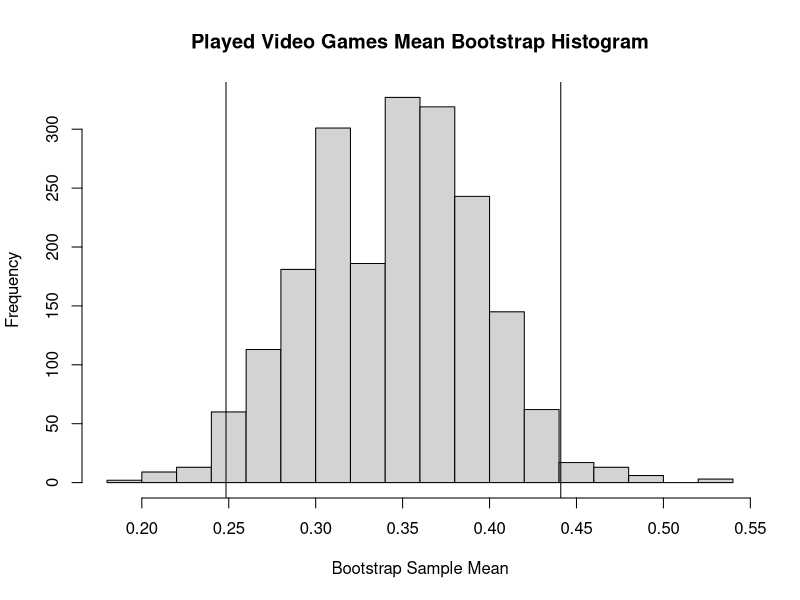
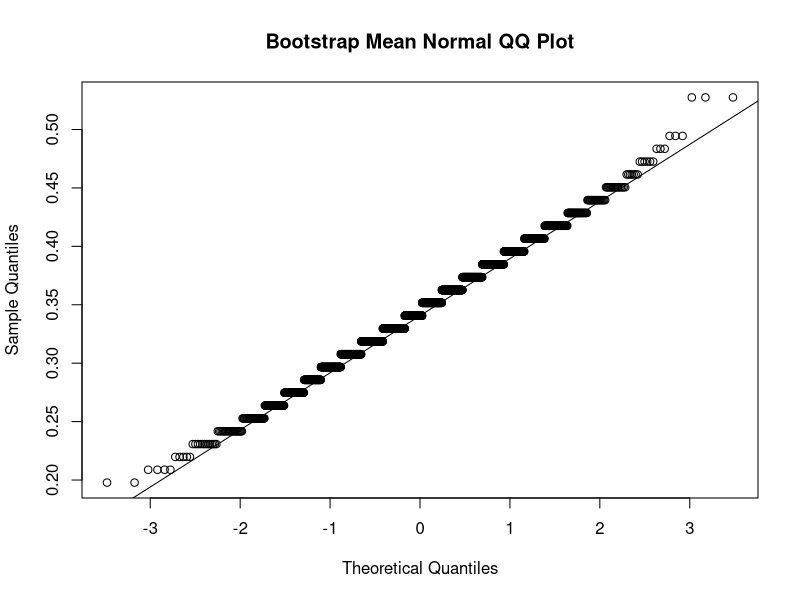
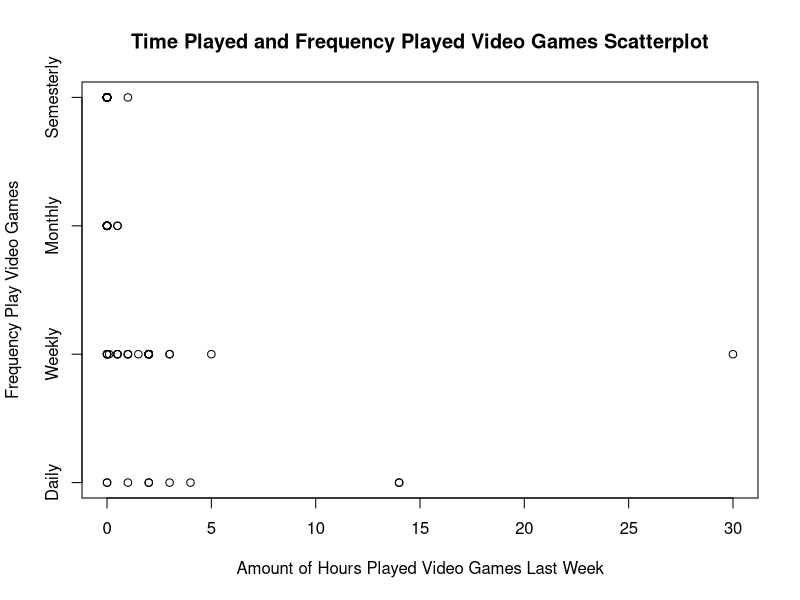
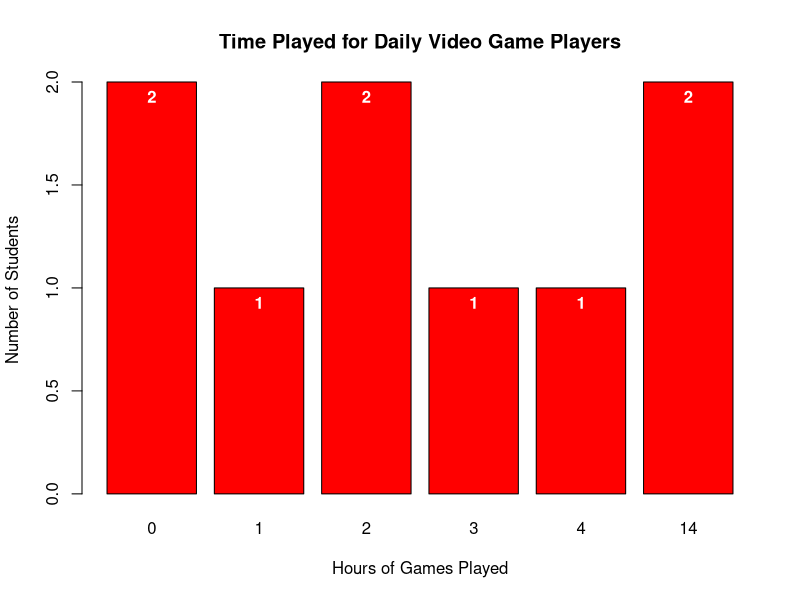
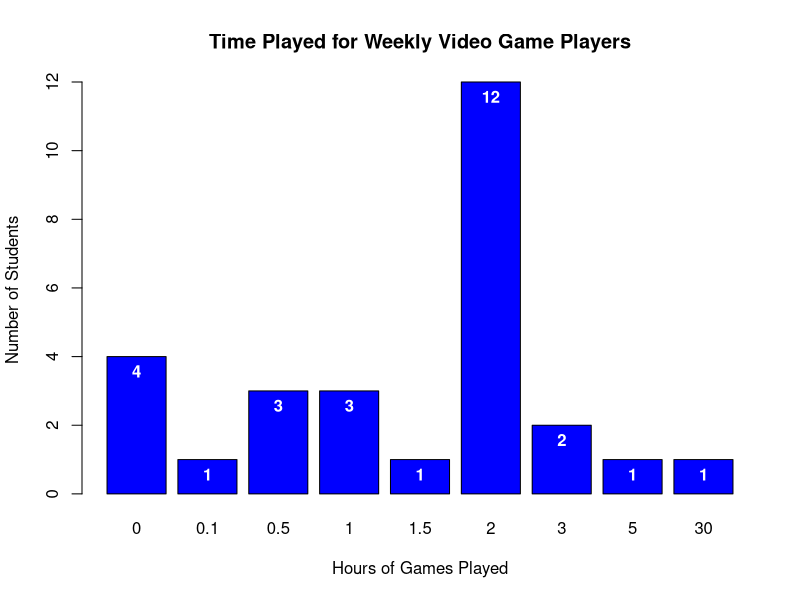
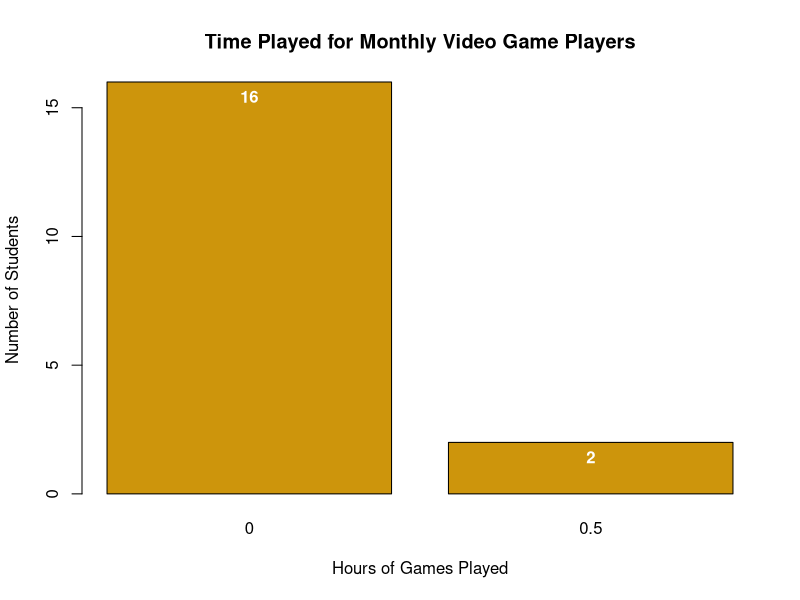
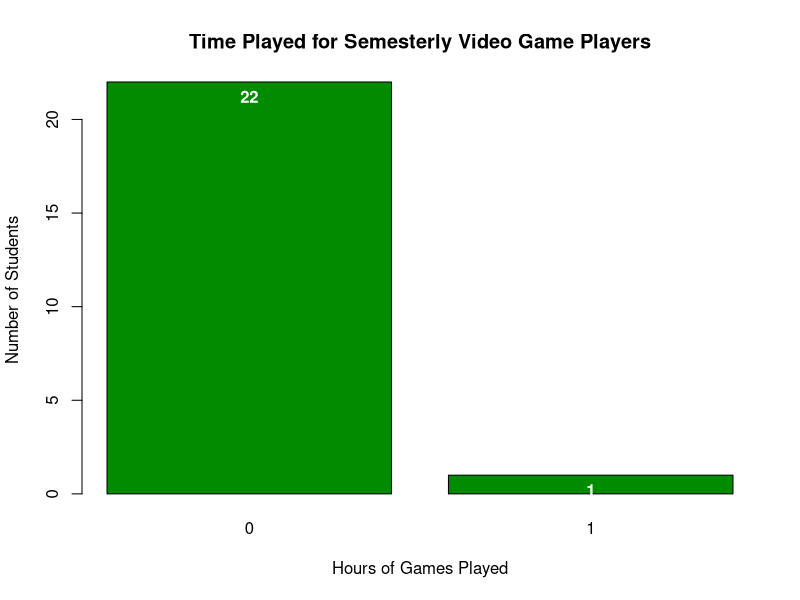
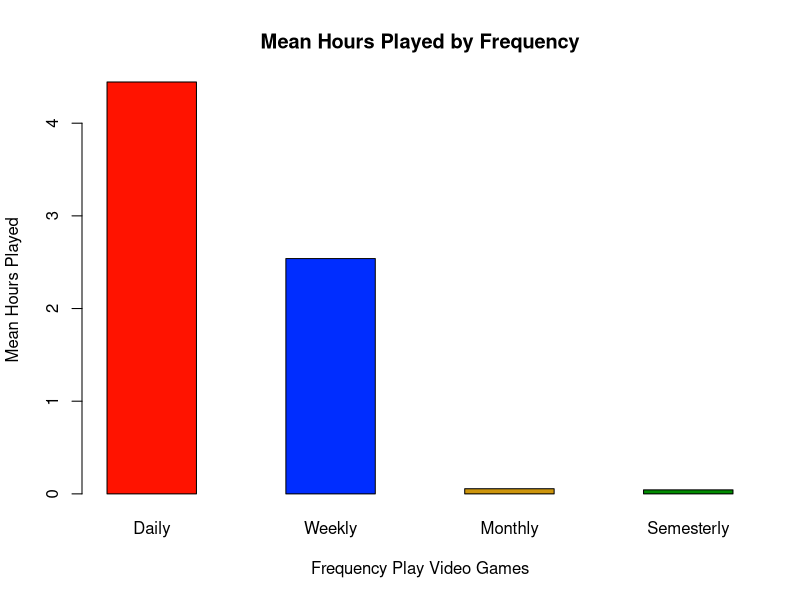

Here is the R script that generated these plots, in order: (Note: this script raises an error after producing the figures.)
## ---- chunk 1
# Read in the csv file 
video_df <- read.csv('data/video_fixed.csv')
# removes the last row (all NA values)
video_df <- video_df[-nrow(video_df),]
video_df
## ---- chunk 2
# Clean video multiple df
#read in csv file
video_multiple_df <- read.csv('data/video_multiple_fixed.csv')
#sets first row as col names
colnames(video_multiple_df) <- video_multiple_df[1,]
#removes the first row
video_multiple_df <- video_multiple_df[-1, ] 
video_multiple_df
## ---- chunk 3
# Clean video_df
video_df$like[video_df$like==99] <- NA
video_df$where[video_df$where==99] <- NA
video_df$freq[video_df$freq==99] <- NA
video_df$busy[video_df$busy==99] <- NA
video_df$educ[video_df$educ==99] <- NA
video_df$math[video_df$math==99] <- NA
video_df$work[video_df$work==99] <- NA
video_df$cdrom[video_df$cdrom==99] <- NA
## ---- chunk 4
#SCENARIO 1
played.videogames <- video_df$time
played.videogames[played.videogames > 0] <- 1
played.mean <-mean(played.videogames)
#showing mean of binary variable is equivalent to (#ofstudentsthatplayed)/(#ofstudents) 
played <- as.double(table(played.videogames[played.videogames==1]))
played/91==played.mean
#Confidence interval for discrete var "played.videogames" with finite population correction
width <- 1.96 * sqrt(played.mean*(1-played.mean)*(314-91)/((91-1)*314))
int.played <- c(played.mean - width, played.mean + width)
int.played
#BOOTSTRAPPING
n <- 91
N = 314
ind.boot <- sample.int(n, size=N, replace=TRUE)
boot.played.videogames <- played.videogames[ind.boot]
B <- 2000
boot.played.videogames.mean <- rep(NA, B)
for(i in 1:B) {
        ind <- sample.int(N, size=n, replace=TRUE)
        boot <- boot.played.videogames[ind]
        boot.played.videogames.mean[i] <- mean(boot)
}


# Fraction of kids that played video games the week before the test
sample.mean <- mean(played.videogames)
sample.mean
# Estimate of fraction of kids that played vgs before the test using bootstrap
bootstrap.mean <- mean(boot.played.videogames.mean)
bootstrap.mean
# Confidence Interval (Bootstrap Sample Means)
boot.played.videogames.sd <- sd(boot.played.videogames.mean)
boot.played.videogames.sd

boot.played.videogames.ci <- c(bootstrap.mean - 1.96*boot.played.videogames.sd, bootstrap.mean + 1.96*boot.played.videogames.sd)
# Confidence Interval = 95% (Where z = 1.96)
boot.played.videogames.ci

# 0.025-quantile and 0.975 quantile of the bootstrap sample means (Interval Estimate)
boot.played.videogames.qqi <- c(quantile(boot.played.videogames.mean, 0.025), quantile(bootstrap.mean, 0.975))
boot.played.videogames.qqi

# Check Normality by  Kolmogorov-Smirnov test [Lab 3]
# ks.test((boot.mean - mean(boot.mean))/sd(boot.mean), pnorm)
ks.test(((boot.played.videogames.mean - bootstrap.mean)/boot.played.videogames.sd), pnorm)

# Create directory to save graphs 
dir.create(file.path("graphs"), showWarnings = FALSE)


# Histrogram Plot Generation
hist(boot.played.videogames.mean, main="Played Video Games Mean Bootstrap Histogram", xlab="Bootstrap Sample Mean")
# add lines for bootsrap CI
abline(v=boot.played.videogames.ci[1])
abline(v=boot.played.videogames.ci[2])
dev.copy(png,'graphs/scen1histogram.png')
dev.off()
# QQ Plot Generations
qqnorm(boot.played.videogames.mean, main="Bootstrap Mean Normal QQ Plot")
qqline(boot.played.videogames.mean)
dev.copy(png,'graphs/scen1qqline.png')
dev.off()
## ---- chunk 5
#SCENARIO 2

#Scatterplot of hours played (time) against freq
plot(video_df$time, video_df$freq, main="Time Played and Frequency Played Video Games Scatterplot", 
        xlab="Amount of Hours Played Video Games Last Week", ylab="Frequency Play Video Games", yaxt="n")
axis(2, at=1:4, labels=list("Daily", "Weekly", "Monthly", "Semesterly"))
dev.copy(png,'graphs/scen2scatter.png')
dev.off()

#Pearson Correlation between hours played (time) and freq
cor(video_df$time, video_df$freq, use = "complete.obs")
##abs too low to mean anything - result of bias to the data as asked about playing video games the week before a midterm


#Barplots to show sample distrubitions of hours played last week grouped by frequency played games
#Daily Players
dt <- with(video_df, table(freq[video_df$freq==1], time[video_df$freq==1]))
dp <- barplot(dt, col="red", main="Time Played for Daily Video Game Players", xlab="Hours of Games Played", ylab="Number of Students")
text(dp, dt, labels=dt, pos=1, col="white", font=2)
dev.copy(png,'graphs/scen2dailybox.png')
dev.off()

#Weekly Players
wt <- with(video_df, table(freq[video_df$freq==2], time[video_df$freq==2]))
wp <- barplot(wt, col="blue", main="Time Played for Weekly Video Game Players", xlab="Hours of Games Played", ylab="Number of Students")
text(wp, wt, labels=wt, pos=1, col="white", font=2)
dev.copy(png,'graphs/scen2weeklybox.png')
dev.off()

#Monthly Players
mt <- with(video_df, table(freq[video_df$freq==3], time[video_df$freq==3]))
mt
mp <- barplot(mt, col="darkgoldenrod3", main="Time Played for Monthly Video Game Players", xlab="Hours of Games Played", ylab="Number of Students")
text(mp, mt, labels=mt, pos=1, col="white", font=2)
dev.copy(png,'graphs/scen2monthlybox.png')
dev.off()

#Semesterly Players
st <- with(video_df, table(freq[video_df$freq==4], time[video_df$freq==4]))
sp <- barplot(st, col="green4", main="Time Played for Semesterly Video Game Players", xlab="Hours of Games Played", ylab="Number of Students")
text(sp, st, labels=st, pos=1, col="white", font=2)
dev.copy(png,'graphs/scen2sembox.png')
dev.off()

#Bar plot showing mean hours of games played grouped by frequency
time.means.by.freq <- matrix(c(
        mean(video_df$time[video_df$freq==1], na.rm=TRUE),
        mean(video_df$time[video_df$freq==2], na.rm=TRUE),
        mean(video_df$time[video_df$freq==3], na.rm=TRUE),
        mean(video_df$time[video_df$freq==4], na.rm=TRUE)),
        ncol=4,byrow=TRUE)
colnames(time.means.by.freq) <- c("Daily", "Weekly", "Monthly", "Semesterly")
rownames(time.means.by.freq) <- c("Mean Time Played")
time.means.by.freq <- as.table(time.means.by.freq)
time.means.by.freq 

colorBlind.4 <- c(red='#FF1300', blue='#002DFF', darkgoldenrod3='#CD950C', green4='#008B01')

meanplot <- barplot(time.means.by.freq, beside=TRUE, col=colorBlind.4, main="Mean Hours Played by Frequency", xlab="Frequency Play Video Games", ylab="Mean Hours Played")
dev.copy(png,'graphs/scen2meanbox.png')
dev.off()

## ---- chunk 6
#SCENARIO 3
#point estimate for mean of time 
mean.time <- mean(video_df$time)
mean.time
#constructing confidence interval for mean of time, continuous variable 
width <- 1.96 *sd(video_df$time)* sqrt((314-91)/((91)*314))
int.time <- c(mean.time - width, mean.time + width)
int.time
#Distribution of time
hist(video_df$time,breaks = 20, probability = TRUE, density = 40, col = 7, border = 3)
lines(density(video_df$time, adjust = 2),lwd=2, col = 2)
qqnorm(video_df$time)
qqline(video_df$time,lwd=2, col=2)
#constructing bootstrap estimate
#creating bootstrap population
ind.boot <- sample.int(91, size=314, replace=TRUE)
time.boot <- video_df$time[ind.boot]
#generating bootstrap sample means
B <- 2000
boot.sample.mean <- rep(NA, B)
for(i in 1:B){
  ind <- sample.int(314, size=91, replace=FALSE)
  boot <- time.boot[ind]
  boot.sample.mean[i] <- mean(boot)
}
#Distribution of bootstrap sample means 
hist(boot.sample.mean,breaks = 20, probability = TRUE, density = 40, col = 7, border = 3)
lines(density(boot.sample.mean, adjust = 2),lwd=2, col = 2)
qqnorm(boot.sample.mean)
qqline(boot.sample.mean,lwd=2, col=2)
#point estimate for mean from bootstrap 
time.mean.boot <- mean(boot.sample.mean)
time.mean.boot
#constructing confidence interval using bootstrap means
time.int.boot <- c(time.mean.boot - 1.96*sd(boot.sample.mean), time.mean.boot + 1.96*sd(boot.sample.mean))
time.int.boot

## ---- chunk 7
#SCENARIO 4
#creates variable "likesGame" which equals 1 if "like" != 1 or 5, 0 else (NA's remain) 
video_df['likesGame'] <- rep(NA, dim(video_df)[1])
for(i in 1:dim(video_df)[1]){
  like <- video_df[i, 'like']
  if(like==0 & !is.na(like) || like==5 & !is.na(like)){
    video_df[i, 'likesGame'] = 0
  }else if(is.na(like)){
    video_df[i, 'likesGame'] = NA
  }else{
    video_df[i, 'likesGame'] = 1
  }
}
#Finds mean of likesGames, indicating portion of students that at least somewhat like videogames
mean.likesGame <- mean(video_df$likesGame, na.rm = TRUE)
mean.likesGame
#Confidence interval for discrete var "likesGames" with finite population correction
width <- 1.96 * sqrt(mean.likesGame*(1-mean.likesGame)*(314-91)/((91-1)*314))
int.likesGame <- c(mean.likesGame - width, mean.likesGame + width)
int.likesGame
#instances of "relax" reason for playing video games
relax <- as.double(table(video_multiple_df$relax[video_multiple_df$relax==1]))
#instances of "grahics" reason for playing video games
graphics <- as.double(table(video_multiple_df$graphic[video_multiple_df$graphic==1]))
#instances of "master" reason for playing video games
master <- as.double(table(video_multiple_df$master[video_multiple_df$master==1]))
#instances of "bored" reason for playing video games
bored <- as.double(table(video_multiple_df$bored[video_multiple_df$bored==1]))
#instances of "challenge" reason for playing video games
challenge <- as.double(table(video_multiple_df$challenge[video_multiple_df$challenge==1]))
#instances of "coordination" reason for playing video games
coord <- as.double(table(video_multiple_df$coord[video_multiple_df$coord==1]))
#creates vector of each reason instance
reasons <- c(relax,graphics,master,bored,challenge,coord)
#attaches reason name to each instance sum
names(reasons) <- c("relax","graphics","master","bored","challenge","coord")
#sorted display of the reasons and summed instances
sort(reasons, decreasing = TRUE)

#Calculate mean of each discrete (binary) variable of interest
mean.relax <- mean(as.numeric(video_multiple_df$relax), na.rm = TRUE)
mean.graphic <- mean(as.numeric(video_multiple_df$graphic), na.rm = TRUE)
mean.master <- mean(as.numeric(video_multiple_df$master), na.rm = TRUE)
mean.bored <- mean(as.numeric(video_multiple_df$bored), na.rm = TRUE)
mean.challenge <- mean(as.numeric(video_multiple_df$challenge), na.rm = TRUE)
mean.coord <- mean(as.numeric(video_multiple_df$coord), na.rm = TRUE)
#Confidence intervals for above discrete vars  with finite population correction, adjusted for NAs:91->87
widthRelax <- 1.96 * sqrt(mean.relax*(1-mean.relax)*(314-87)/((87-1)*314))
int.relax <- c(mean.relax - widthRelax, mean.relax + widthRelax)
mean.relax
int.relax
widthGraphic <- 1.96 * sqrt(mean.graphic*(1-mean.graphic)*(314-87)/((87-1)*314))
int.graphic <- c(mean.graphic - widthGraphic, mean.graphic + widthGraphic)
mean.graphic
int.graphic
widthMaster <- 1.96 * sqrt(mean.master*(1-mean.master)*(314-87)/((87-1)*314))
int.master <- c(mean.master - widthMaster, mean.master + widthMaster)
mean.master
int.master
widthBored <- 1.96 * sqrt(mean.bored*(1-mean.bored)*(314-87)/((87-1)*314))
int.bored <- c(mean.bored - widthBored, mean.bored + widthBored)
mean.bored
int.bored
widthChallenge <- 1.96 * sqrt(mean.challenge*(1-mean.challenge)*(314-87)/((87-1)*314))
int.challenge <- c(mean.challenge - widthChallenge, mean.challenge + widthChallenge)
mean.challenge
int.challenge
widthCoord <- 1.96 * sqrt(mean.coord*(1-mean.coord)*(314-87)/((87-1)*314))
int.coord <- c(mean.coord - widthCoord, mean.coord + widthCoord)
mean.coord
int.coord

#Below we see find the most prominent reasons why students don't like vdgm.'s
#instances of "time" reason for not playing video games
time <- as.double(table(video_multiple_df$time[video_multiple_df$time==1]))
#instances of "frust" reason for playing video games
frust <- as.double(table(video_multiple_df$frust[video_multiple_df$frust==1]))
#instances of "lonely" reason for playing video games
lonely <- as.double(table(video_multiple_df$lonely[video_multiple_df$lonely==1]))
#instances of "rules" reason for playing video games
rules <- as.double(table(video_multiple_df$rules[video_multiple_df$rules==1]))
#instances of "cost" reason for playing video games
cost <- as.double(table(video_multiple_df$cost[video_multiple_df$cost==1]))
#instances of "boring" reason for playing video games
boring <- as.double(table(video_multiple_df$boring[video_multiple_df$boring==1]))
#instances of "friends don't play" reason for playing video games
friends <- as.double(table(video_multiple_df$friends[video_multiple_df$friends==1]))
#instances of "pointless" reason for playing video games
pointless <- as.double(table(video_multiple_df$point[video_multiple_df$point==1]))
#creates vector of each dislike reason instance
dislikeReasons <- c(time,frust,lonely,rules,cost,boring, friends,pointless)
#attaches reason name to each instance sum
names(dislikeReasons) <- c("time","frust","lonely","rules","cost","boring","friends","pointless")
#sorted display of the reasons and summed instances
sort(dislikeReasons, decreasing = TRUE)
#Calculate mean of each discrete (binary) variable of interest
mean.time <- mean(as.numeric(video_multiple_df$time), na.rm = TRUE)
mean.frust <- mean(as.numeric(video_multiple_df$frust), na.rm = TRUE)
mean.lonely <- mean(as.numeric(video_multiple_df$lonely), na.rm = TRUE)
mean.rules <- mean(as.numeric(video_multiple_df$rules), na.rm = TRUE)
mean.cost <- mean(as.numeric(video_multiple_df$cost), na.rm = TRUE)
mean.boring <- mean(as.numeric(video_multiple_df$boring), na.rm = TRUE)
mean.friends <- mean(as.numeric(video_multiple_df$friends), na.rm = TRUE)
mean.point <- mean(as.numeric(video_multiple_df$point), na.rm = TRUE)
#Confidence intervals for above discrete vars  with finite population correction
widthTime <- 1.96 * sqrt(mean.time*(1-mean.time)*(314-91)/((91-1)*314))
int.time <- c(mean.time - widthTime, mean.time + widthTime)
mean.time
int.time
widthFrust <- 1.96 * sqrt(mean.frust*(1-mean.frust)*(314-91)/((91-1)*314))
int.frust <- c(mean.frust - widthFrust, mean.frust + widthFrust)
mean.frust
int.frust
widthLonely <- 1.96 * sqrt(mean.lonely*(1-mean.lonely)*(314-91)/((91-1)*314))
int.lonely <- c(mean.lonely - widthLonely, mean.lonely + widthLonely)
mean.lonely
int.lonely
widthRules <- 1.96 * sqrt(mean.rules*(1-mean.rules)*(314-91)/((91-1)*314))
int.rules <- c(mean.rules - widthRules, mean.rules + widthRules)
mean.rules
int.rules
widthCost <- 1.96 * sqrt(mean.cost*(1-mean.cost)*(314-91)/((91-1)*314))
int.cost <- c(mean.cost - widthCost, mean.cost + widthCost)
mean.cost
int.cost
widthBoring <- 1.96 * sqrt(mean.boring*(1-mean.boring)*(314-91)/((91-1)*314))
int.boring <- c(mean.boring - widthBoring, mean.boring + widthBoring)
mean.boring
int.boring
widthFriends <- 1.96 * sqrt(mean.friends*(1-mean.friends)*(314-91)/((91-1)*314))
int.friends <- c(mean.friends - widthFriends, mean.friends + widthFriends)
mean.friends
int.friends
widthPoint <- 1.96 * sqrt(mean.point*(1-mean.point)*(314-91)/((91-1)*314))
int.point <- c(mean.point - widthPoint, mean.point + widthPoint)
mean.point
int.point

#Below is contsruction of regression tree (moved to scenario 5)
#create variable "works" where value of 1 indicates student worked during that week, 0 otherwise
#video_df$works <- ifelse(video_df$work>0,1,0)
#Creating regression tree for "likesGame" (requires "rpart" and "rpart.plot" packages)
#video_df.tree <- rpart(likesGame~grade+sex+educ+math+works, data=video_df,method = "anova",control = rpart.control(minsplit = 10,cp=0.01))
#rpart.plot(video_df.tree)

## ---- chunk 8
#SCENARIO 6
#split into not played (5 and 1)
not_liked = video_df[video_df$like == 1 | video_df$like == 5,]
#split into played (2, 3, 4)
liked = video_df[video_df$like==2|video_df$like==2|video_df$like==3,]
barplot(table(not_liked$grade),names.arg=c('C','B','A'),col = c('red','blue','green') ,main= 'Distribution of Grades - Not Liked', border=TRUE,
        xlab='Grade Expected', ylab='count')
barplot(table(liked$grade),names.arg=c('C','B','A'),col = c('red','blue','green') ,main= 'Distribution of Grades - Liked', border=TRUE,
        xlab='Grade Expected', ylab='count')

## ---- chunk 9
#INDEP SCENARIO
educ1 = video_df[video_df$educ==1,]
educ0 = video_df[video_df$educ==0,]
   
barplot(table(educ0$grade),names.arg=c('C','B','A'),col = c('red','blue','green') ,main= 'Distribution of Grades - Not Educational', border=TRUE,
        xlab='Grade Expected', ylab='count')
barplot(table(educ1$grade),names.arg=c('C','B','A'),col = c('red','blue','green') ,main= 'Distribution of Grades - Educational', border=TRUE,
        xlab='Grade Expected', ylab='count')
